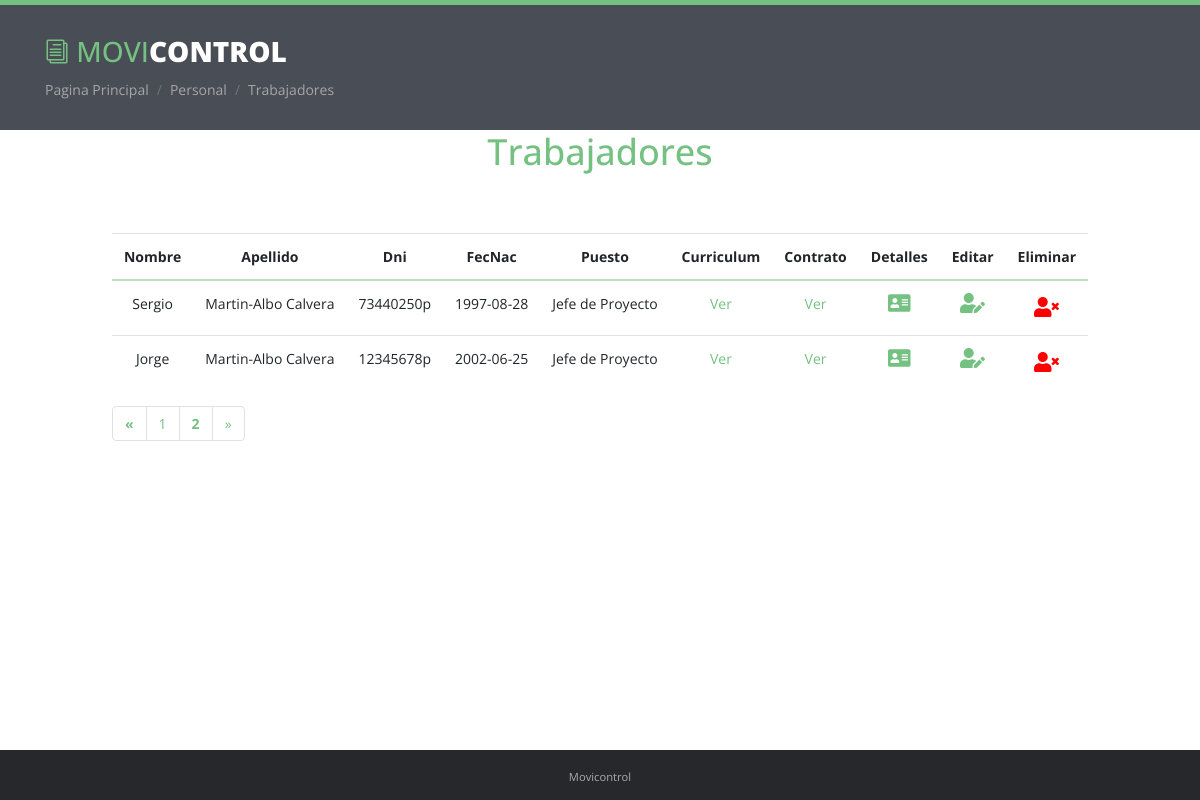
Before: /Personal/verTrabajadores.php?pos=2 (signed in) with the older database file.
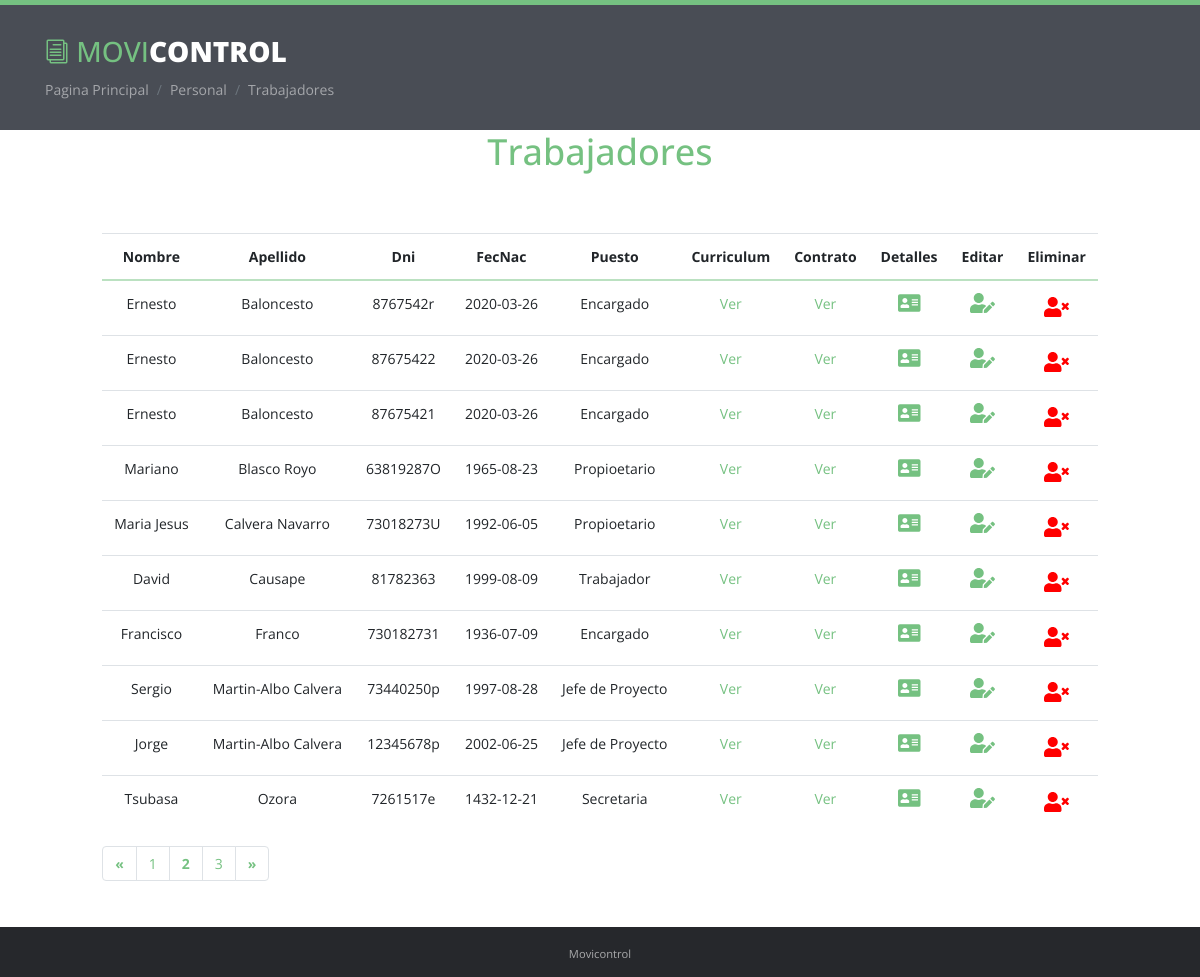
After: the same page with the newer database file.
### tables this page shows
CREATE TABLE `trabajadores` (
  `dni` varchar(9) NOT NULL,
  `nombre` varchar(20) NOT NULL,
  `apellido` varchar(60) NOT NULL,
  `telefono` varchar(9) NOT NULL,
  `fecNac` date NOT NULL,
  `password` varchar(30) NOT NULL,
  `idPuesto` int(11) NOT NULL,
  `curriculum` text NOT NULL,
  `contrato` text NOT NULL
);

CREATE TABLE `puestos` (
  `idPuesto` int(11) NOT NULL,
  `puesto` varchar(40) NOT NULL
);

### Personal/verTrabajadores.php (the view, shortened to what this page needs)
<?php
include("../conexion.php");
?>
<!DOCTYPE html>
<html lang="en">
<head>
    <link rel="stylesheet" href="../assets/plugins/bootstrap/css/bootstrap.min.css">
    <link rel="stylesheet" href="../assets/plugins/prism/prism.css">
    <link rel="stylesheet" href="../assets/plugins/lightbox/dist/ekko-lightbox.css">
    <link rel="stylesheet" href="../assets/plugins/elegant_font/css/style.css">
    <link id="theme-style" rel="stylesheet" href="../assets/css/styles.css">
</head>
<body class="body-green">
        <div class="page-wrapper">
        <header id="header" class="header">
            <div class="container">
                <div class="branding">
                    <h1 class="logo">
                        <a href="index.html">
                            <span aria-hidden="true" class="icon_documents_alt icon"></span>
                            <span class="text-highlight">Movi</span><span class="text-bold">Control</span>
                        </a>
                    </h1>
                </div>
                <ol class="breadcrumb">
                    <li class="breadcrumb-item"><a href="../principal.html">Pagina Principal</a></li>
                    <li class="breadcrumb-item"><a href="../personal.html">Personal</a></li>
                    <li class="breadcrumb-item active">Trabajadores</li>
                </ol>
            </div>
        </header>
            <div class="container">
                <div id="doc-header" class="doc-header text-center">
                    <h1 class="doc-title">Trabajadores</h1>
                </div>
                <div class="doc-body row justify-content-md-center">
                    <div class="doc-content ">
                        <div class="content-inner">
                            <section id="dashboards" class="doc-section">
                                <div class="section-block">
                                    <div>
                                        <?php
                                            $sql = "SELECT t.nombre,t.apellido,t.dni, t.fecNac, p.puesto, t.curriculum, t.contrato FROM trabajadores as t, puestos as p WHERE t.idPuesto = p.idPuesto ORDER BY t.apellido ASC";
                                            $url = basename($_SERVER ["PHP_SELF"]);
                                            if (isset($_GET['pos'])){
                                              $ini=$_GET['pos'];
                                            }
                                            else{
                                              $ini=1;
                                            }
                                            $count="SELECT COUNT(*) FROM trabajadores";
                                            $limit_end = 10;
                                            $init = ($ini-1) * $limit_end;
                                            $sql .= " LIMIT $init, $limit_end";
                                            $num = $conexion->query($count);
                                            $x = $num->fetch_array();
                                            $total = ceil($x[0]/$limit_end);
                                            $registros=mysqli_query($conexion,$sql);
                                         ?>
                                    <table class="table  table-inverse table-hover >" >
                                        <thead align="center">
                                            <tr>
                                                <th>Nombre</th>
                                                <th>Apellido</th>
                                                <th>Dni</th>
                                                <th>FecNac</th>
                                                <th>Puesto</th>
                                                <th>Curriculum</th>
                                                <th>Contrato</th>
                                                <th>Detalles</th>
                                                <th>Editar</th>
                                                <th>Eliminar</th>
                                            </tr>
                                        </thead>
                                        <tbody align="center">
                                            <?php
                                            while($linea = $registros->fetch_array(MYSQLI_ASSOC)){
                                            ?>
                                                <tr>
                                                    <td><?php echo $linea['nombre']; ?></td>
                                                    <td><?php echo $linea['apellido']; ?></td>
                                                    <td><?php echo $linea['dni']; ?></td>
                                                    <td><?php echo $linea['fecNac']; ?></td>
                                                    <td><?php echo $linea['puesto']; ?></td>
                                                    <td><a href="verCurriculumm.php?dni=<?php echo $linea['dni']?>">Ver</a></td>
                                                    <td><a href="verContrato.php?dni=<?php echo $linea['dni'] ?>">Ver</a></td>
                                                    <td>
                                                        <a href="detTrabajador.php?dni=<?php echo $linea['dni'] ?>">
                                                            <div class="icon-holder">
                                                                <i class="fas fa-address-card" style="font-size: 20px"></i>
                                                            </div>
                                                        </a>
                                                    </td>
                                                    <td>
                                                        <a href="trabajadores/editTrabajador.php?dni=<?php echo $linea['dni'] ?>">
                                                             <div class="icon-holder">
                                                                <i class="fas fa-user-edit" style="font-size: 20px"></i>
                                                            </div>
                                                        </a>
                                                    <td>
                                                        <a href="trabajadores/delTrabajadorBD.php?dni=<?php echo $linea['dni'] ?>">
                                                            <div class="icon-holder" style="color:red; font-size: 20px">
                                                                <i class="icon fas fa-user-times"></i>
                                                            </div>
                                                        </a>
                                                    </td>
                                                </tr>
                                                <?php
                                                }
                                                ?>
                                        </tbody>
                                    </table>
                                        <?php
                                          echo "<div >";
                                          echo "<ul class='pagination'>";
                                          if(($ini - 1) == 0)
                                          {
                                            echo "<li class='page-item'><a class='page-link' href='#'>&laquo;</a></li>";
                                          }
                                          else
                                          {
                                            echo "<li class='page-item'><a class='page-link' href='$url?pos=".($ini-1)."'><b>&laquo;</b></a></li>";
                                          }
                                          for($k=1; $k <= $total; $k++)
                                          {
                                            if($ini == $k)
                                            {
                                              echo "<li class='page-item'><a class='page-link' href='#'><b>".$k."</b></a></li>";
                                            }
                                            else
                                            {
                                              echo "<li class='page-item'><a class='page-link' href='$url?pos=$k'>".$k."</a></li>";
                                            }
                                          }
                                          if($ini == $total)
                                          {
                                            echo "<li class='page-item'><a class='page-link' href='#'>&raquo;</a></li>";
                                          }
                                          else
                                          {
                                            echo "<li class='page-item'><a class='page-link' href='$url?pos=".($ini+1)."'><b>&raquo;</b></a></li>";
                                          }
                                          echo "</ul>";
                                          echo "</div>"
                                        ?>
                                    </div>
                                </div>
                            </section>
                        </div>
                    </div>
                </div>
            </div>
        </div>
    <footer id="footer" class="footer text-center">
        <div class="container">
            <small class="copyright">Movicontrol</small>
        </div>
    </footer>
</body>
</html>

### assets/css/styles.css (style rules this page uses)
body { font-family: 'Open Sans', arial, sans-serif; color: #494d55; font-size: 14px; -webkit-font-smoothing: antialiased; -moz-osx-font-smoothing: grayscale; }
html, body { height: 100%; }
.page-wrapper { min-height: 100%; margin-bottom: -50px; }
.page-wrapper:after { content: ""; display: block; height: 50px; }
.footer { height: 50px; }
a { color: #3aa7aa; -webkit-transition: all 0.4s ease-in-out; -moz-transition: all 0.4s ease-in-out; -ms-transition: all 0.4s ease-in-out; -o-transition: all 0.4s ease-in-out; }
.header { background: #494d55; color: rgba(255, 255, 255, 0.85); border-top: 5px solid #40babd; padding: 30px 0; }
.header a { color: #fff; }
.header .container { position: relative; }
.branding { text-transform: uppercase; margin-bottom: 10px; }
.branding .logo { font-size: 28px; margin-top: 0; margin-bottom: 0; }
.branding .logo a { text-decoration: none; }
.branding .text-highlight { color: #40babd; }
.body-green .branding .text-highlight { color: #75c181; }
.branding .text-bold { font-weight: 800; color: #fff; }
.branding .icon { font-size: 24px; color: #40babd; }
.body-green .branding .icon { color: #75c181; }
.breadcrumb { background: none; margin-bottom: 0; padding: 0; }
.breadcrumb li { color: rgba(255, 255, 255, 0.5); }
.breadcrumb li.active { color: rgba(255, 255, 255, 0.5); }
.breadcrumb li a { color: rgba(255, 255, 255, 0.5); }
.breadcrumb > li + li:before { color: rgba(0, 0, 0, 0.4); }
.footer { background: #26282c; color: rgba(255, 255, 255, 0.6); padding: 15px 0; }
.doc-body { position: relative; }
.doc-header { margin-bottom: 30px; }
.doc-header .doc-title { color: #40babd; margin-top: 0; font-size: 36px; }
.body-green .doc-header .doc-title { color: #75c181; }
.doc-section { padding-top: 15px; padding-bottom: 15px; }
.section-block { padding-top: 15px; padding-bottom: 15px; }
.table > thead > tr > th { border-bottom-color: #8bd6d8; }
.body-green .table > thead > tr > th { border-bottom-color: #bbe1c1; }
.body-green .header { border-color: #75c181; }
.body-green a { color: #75c181; }

Changed rows visible on the page:
added trabajadores: nombre "Ernesto", apellido "Baloncesto", dni "8767542r", fecNac "2020-03-26", idPuesto.puesto "Encargado"
added trabajadores: nombre "Ernesto", apellido "Baloncesto", dni "87675422", fecNac "2020-03-26", idPuesto.puesto "Encargado"
added trabajadores: nombre "Ernesto", apellido "Baloncesto", dni "87675421", fecNac "2020-03-26", idPuesto.puesto "Encargado"
added trabajadores: nombre "Mariano", apellido "Blasco Royo", dni "63819287O", fecNac "1965-08-23", idPuesto.puesto "Propioetario"
now on this page (row unchanged): trabajadores: nombre "Maria Jesus", apellido "Calvera Navarro", dni "73018273U", fecNac "1992-06-05", idPuesto.puesto "Propioetario"
added trabajadores: nombre "David", apellido "Causape", dni "81782363", fecNac "1999-08-09", idPuesto.puesto "Trabajador"
now on this page (row edited): trabajadores: nombre "Francisco", apellido "Franco", dni "730182731", fecNac "1936-07-09", idPuesto.puesto "Encargado"
added trabajadores: nombre "Tsubasa", apellido "Ozora", dni "7261517e", fecNac "1432-12-21", idPuesto.puesto "Secretaria"
Other visible differences:
new list line: "3"
